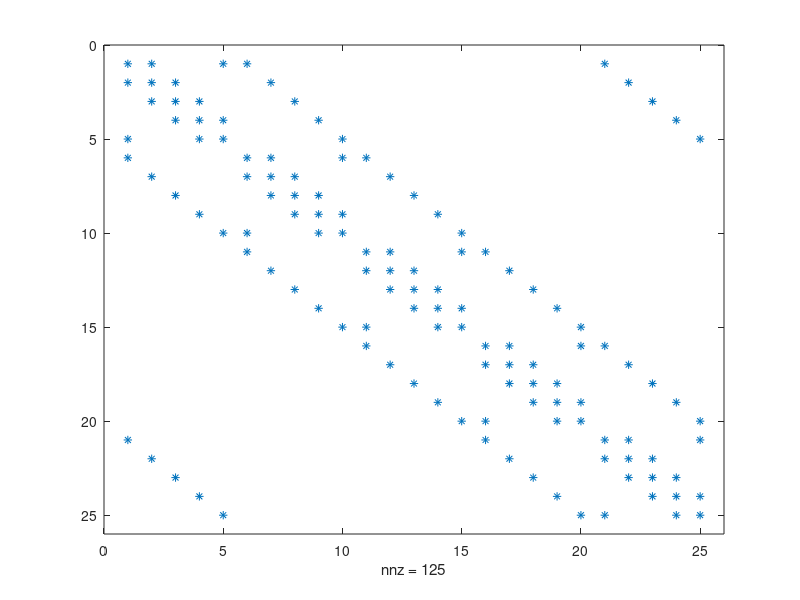

Recreate this plot in MATLAB.
clear all; close all; clc

m=5;%5 points in each direction (25 points)
n=m*m;

e1=ones(n,1);
e0=zeros(n,1);

e2=e1;
e4=e0;
for j=1:m
    e2(m*j)=0;
    e4(m*j)=1;
end

%shifting e2 and e5
e3(2:n,1)=e2(1:n-1,1); e3(1,1)=e2(n,1);
e5(2:n,1)=e4(1:n-1,1); e5(1,1)=e4(n,1);

A=spdiags([e1 e1 e5 e2 -4*e1 e3 e4 e1 e1],[-(n-m) -m -m+1 -1 0 1 m-1 m (n-m)],n,n);

det(A)
cond(A) %10^17 it mean totaly singular
spy(A)